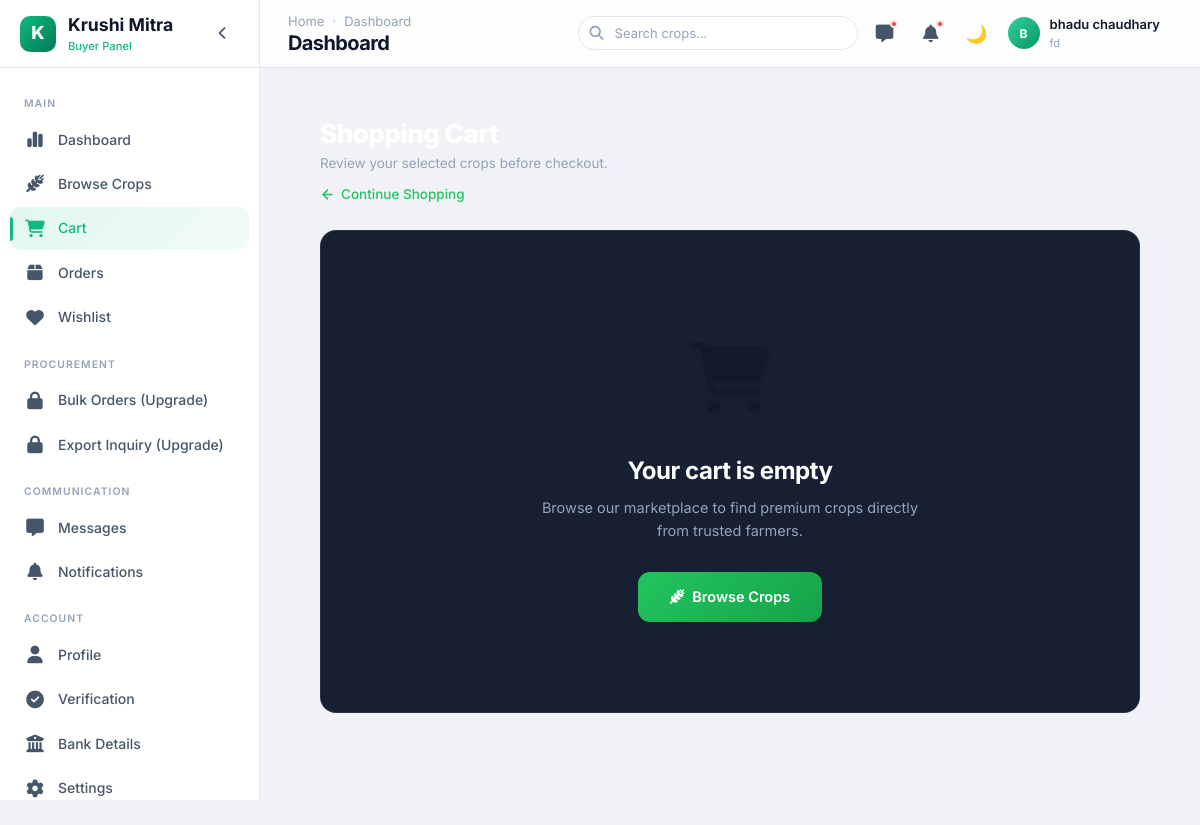
The app's page /buyer/cart/ (signed in), older data.
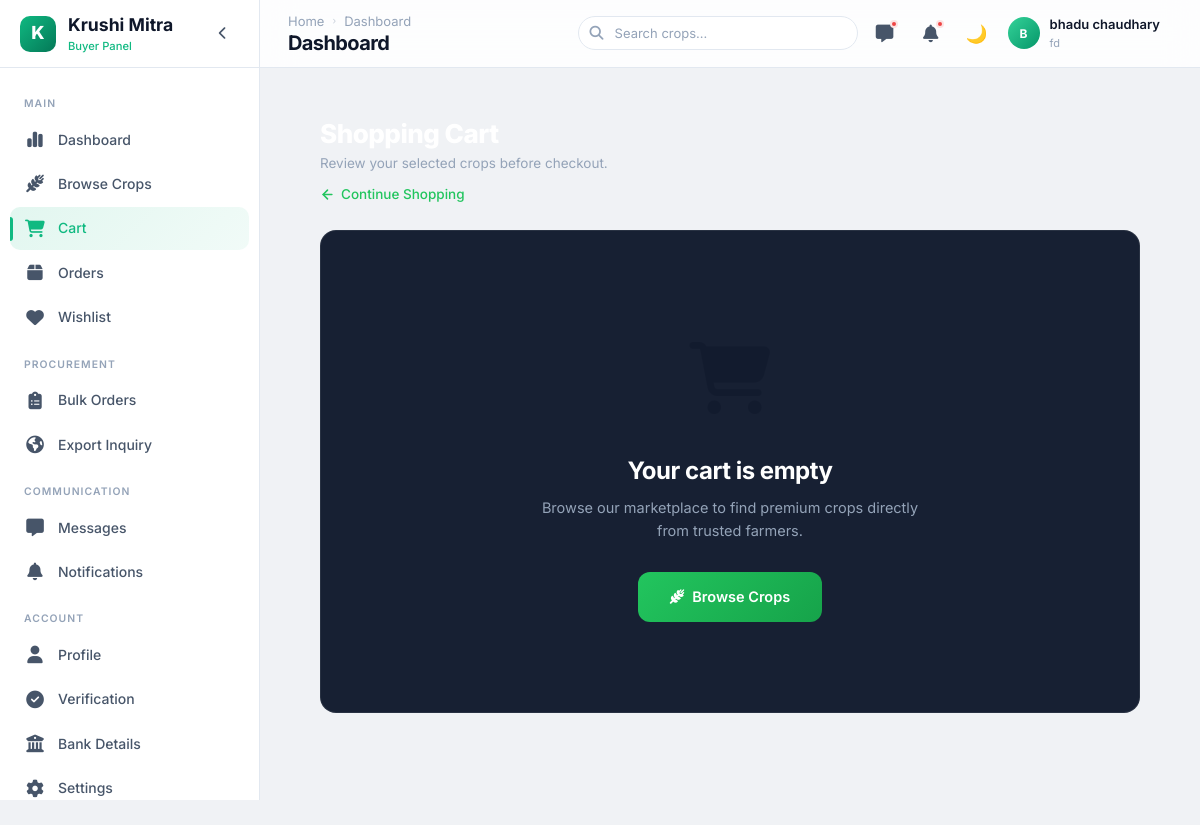
The same page, newer data.
### farmer/views.py (the view)
        def wrapper(request, *args, **kwargs):
            if "contact" in request.session:
                try:
                    user = User.objects.get(contact=request.session['contact'])
                    request.uid = user
                    if user.role not in allowed_roles:
                        messages.error(request, "Access Denied")
                        return redirect('login')
                    return view_function(request, *args, **kwargs)
                except User.DoesNotExist:
                    return redirect('login')
            return redirect('login')

### buyer/views.py (called while the page is built, shortened)
@check_login(['Buyer'])
def buyer_cart(request):
    uid = request.uid
    cart = Cart.objects.get(user = uid)
    buyr = Buyer.objects.get(user=uid)
    cart_items = CartItem.objects.filter(cart=cart)
    total_qty = sum(item.quantity * 20 for item in cart_items)
    premium_type = premium_buyer.objects.get(user=buyr)
    if cart:
        cart_items = CartItem.objects.filter(cart=cart)
        context = {'cart_items': cart_items, 'cart': cart, 'premium_type': premium_type, 'buyr': buyr, 'total_qty': total_qty}
        return render(request, "buyer/cart.html", context)
    else:
        cart = Cart.objects.create(user=uid)
        cart.save()
    return render(request, "buyer/cart.html")

### buyer/templates/buyer/cart.html (shortened to what the changed rows need)
<!DOCTYPE html>
{% load static %}
<html lang="en" data-theme="light">
<head>
  <link rel="stylesheet" href="{% static 'buyer/css/style.css' %}">
  <link rel="stylesheet" href="{% static 'buyer/css/cart.css' %}">
  <link rel="stylesheet" href="https://cdnjs.cloudflare.com/ajax/libs/font-awesome/6.4.0/css/all.min.css">
</head>
<body>
  <div class="app-layout">
    <aside class="sidebar">
      <nav class="sidebar-nav">
        {% if buyr.is_premiume %}
        <a href="{% url 'buyer_bulk_order' %}" class="sidebar-item" data-tooltip="Bulk Orders">
          <span class="sidebar-item-icon"><i class="fa-solid fa-clipboard-list"></i></span>
          <span class="sidebar-item-text">Bulk Orders</span>
        </a>
        {% if premium_type.premium_type == 'Premium' %}
        <a href="{% url 'buyer_export_inquiry' %}" class="sidebar-item">
          <span class="sidebar-item-icon"><i class="fa-solid fa-earth-americas"></i></span>
          <span class="sidebar-item-text">Export Inquiry</span>
        </a>
        {% else %}
        <a href="#" class="sidebar-item disabled-link"
          onclick="showUpgradeToast('Export Inquiry is available for Premium plan only.'); return false;">
          <span class="sidebar-item-icon"><i class="fa-solid fa-lock"></i></span>
          <span class="sidebar-item-text">Export Inquiry (Premium)</span>
        </a>
        {% endif %}
        {% else %}
        <a href="{% url 'buyer_premium' %}" class="sidebar-item disabled-link">
          <span class="sidebar-item-icon"><i class="fa-solid fa-lock"></i></span>
          <span class="sidebar-item-text">Bulk Orders (Upgrade)</span>
        </a>
        <a href="{% url 'buyer_premium' %}" class="sidebar-item disabled-link">
          <span class="sidebar-item-icon"><i class="fa-solid fa-lock"></i></span>
          <span class="sidebar-item-text">Export Inquiry (Upgrade)</span>
        </a>
        {% endif %}
      </nav>
    </aside>
    <div class="main-wrapper">
      <header class="navbar">
        <div class="navbar-left">
          <div>
            <h1 class="page-title">Shopping Cart</h1>
          </div>
        </div>
      </header>
      <main class="main-content">
        <div class="cart-page">
          <div class="cart-page-header">
            <div class="cart-title-row">
              <div class="cart-title-left">
                <h1 class="cart-page-title">Shopping Cart</h1>
              </div>
            </div>
          </div>
          <div class="cart-layout">
            {% if not cart_items %}
            <div class="cart-empty">
              <h2>Your cart is empty</h2>
            </div>
            {% endif %}
          </div>
        </div>
      </main>
    </div>
  </div>
</body>
</html>

Row changes from the older to the newer data that the page shows:
changed Buyer "fd": is_premiume False → True (drawn)
Text that changed along with them:
text no longer shown: "Bulk Orders (Upgrade) Export Inquiry (Upgrade)"
text now shown: "Bulk Orders Export Inquiry"
